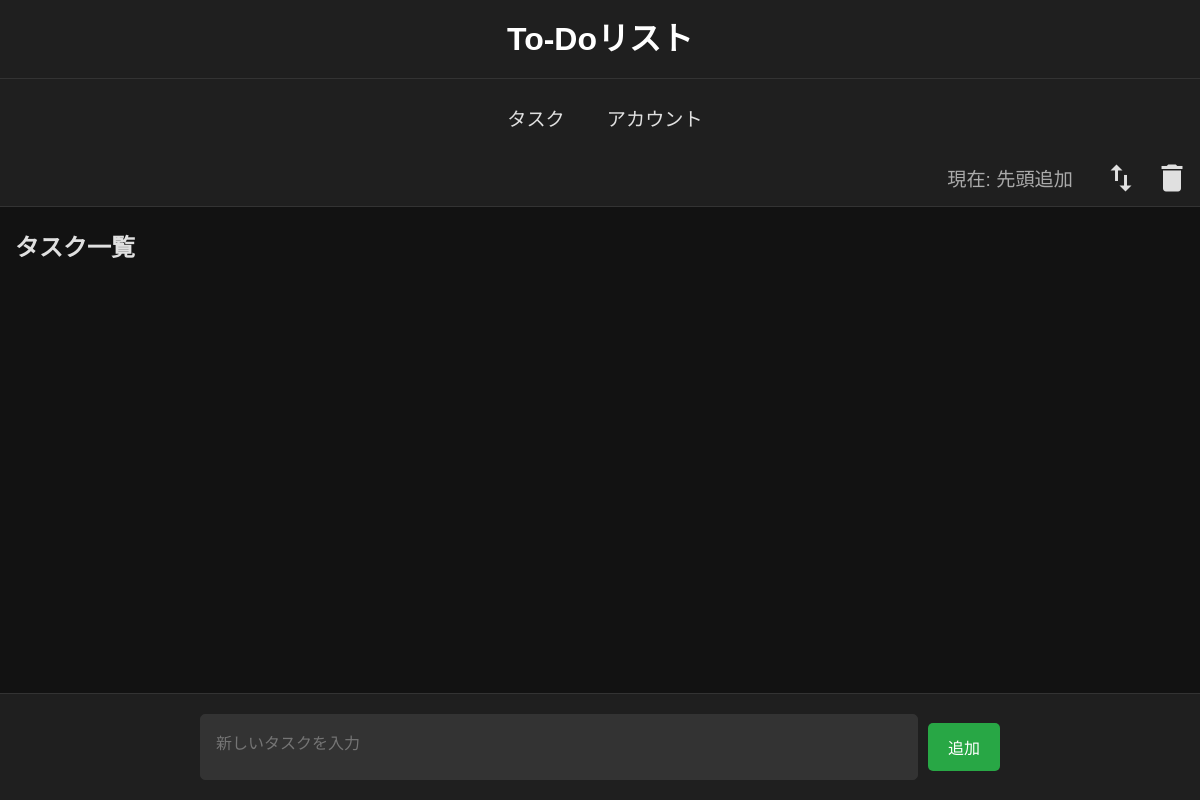
Page /tasks/ (signed in) on the earlier database version.
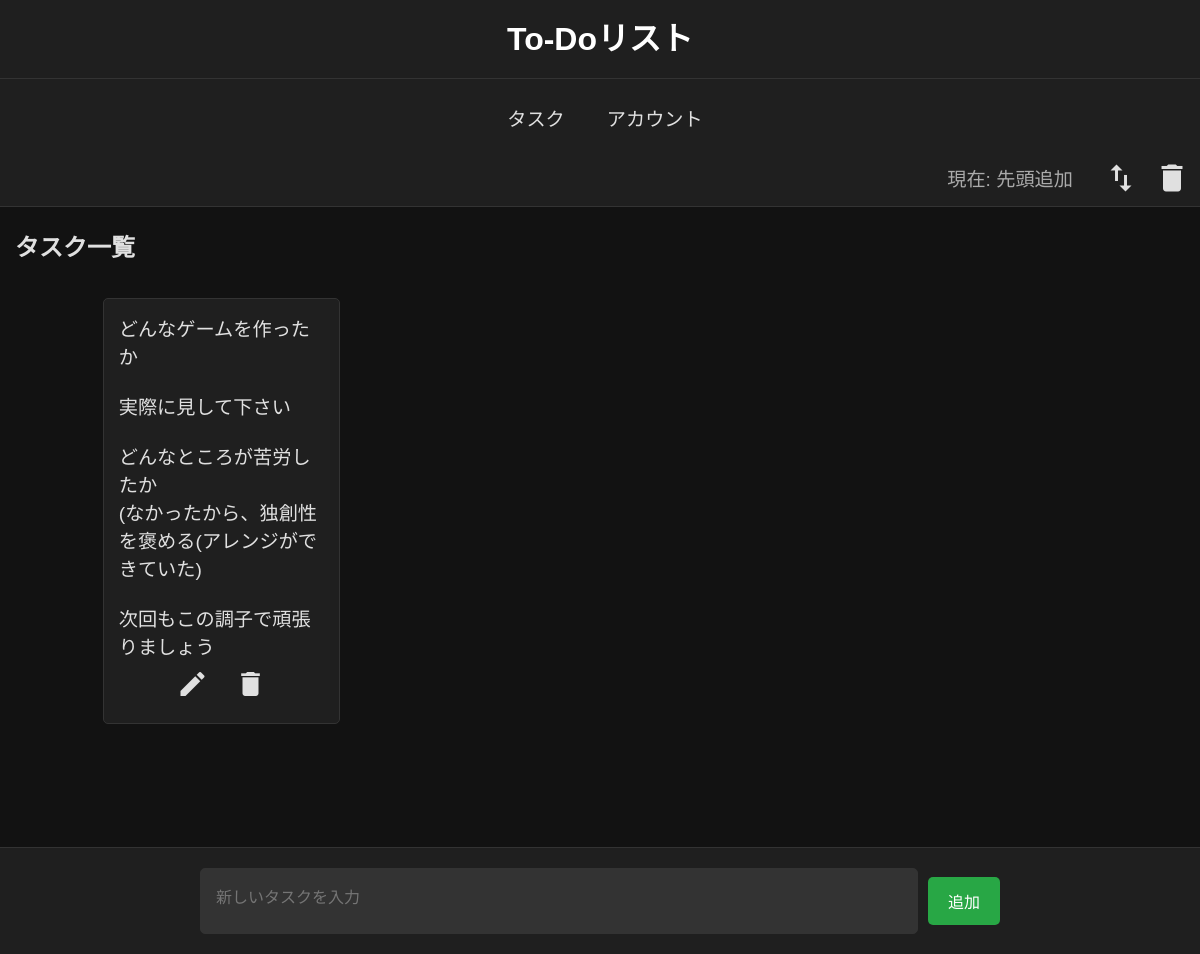
Same page on the later database version.
### todo/models.py (models this page shows, shortened)
class Task(models.Model):
    title = models.CharField(max_length=255)
    owner = models.ForeignKey(User, on_delete=models.CASCADE)
    is_deleted = models.BooleanField(default=False)
    sort_order = models.IntegerField(default=0)
    created_at = models.DateTimeField(auto_now_add=True)
    updated_at = models.DateTimeField(auto_now=True)

### todo/views.py (the view)
# urls.py: path('tasks/', views.tasks_view, name='tasks'),
@login_required
def tasks_view(request):
    tasks = Task.objects.filter(owner=request.user, is_deleted=False).order_by('sort_order')
    trash_tasks = Task.objects.filter(owner=request.user, is_deleted=True).order_by('sort_order')
    return render(request, 'index.html', {
        'tasks': tasks,
        'trash_tasks': trash_tasks,
        'user_name': request.user.username,
    })

### todo/templates/index.html (shortened to what this page needs)
<!DOCTYPE html>
<html lang="ja">
<head>
    {% load static %}
    <link rel="stylesheet" href="{% static 'todo/main.css' %}">
</head>
<body>
    <header>
        <div class="header-container">
            <h1>To-Doリスト</h1>
        </div>
    </header><br>
    <nav>
        <ul class="navbar">
            <li>
                <a href="{% url 'tasks' %}" class="nav-btn">タスク</a>
            </li>
            <li>
                <button class="nav-btn account-btn" onclick="openAccountPanel()">アカウント</button>
            </li>
        </ul>
    </nav>
    <div class="task-controls">
        <span id="order-status">現在: 先頭追加</span>
        <button onclick="toggleOrder()" class="reverse-order-btn" title="追加順序を切り替え">
            <span class="material-icons">swap_vert</span>
        </button>
        <button onclick="openTrashModal()" class="trash-btn" title="ゴミ箱">
            <span class="material-icons">delete</span>
        </button>
    </div>
    <main>
        <section id="tasks">
            <h2>タスク一覧</h2>
            <ul id="task-list">
                {% for task in tasks %}
                <li id="task{{ task.id }}">
                    <label>{{ task.title }}</label>
                    <div class="task-actions">
                        <button class="edit-btn"
                                onclick="openEditModal('{{ task.id }}','{{ task.title|escapejs }}')"
                                title="編集">
                            <span class="material-icons">edit</span>
                        </button>
                        <button class="delete-btn"
                                onclick="window.location.href='{% url 'move_to_trash' task.id %}'"
                                title="削除">
                            <span class="material-icons">delete</span>
                        </button>
                    </div>
                </li>
                {% endfor %}
            </ul>
        </section>
    </main>
    <footer>
        <form id="task-form" onsubmit="return addTask(event);">
            <textarea id="new-task" placeholder="新しいタスクを入力"
                      required
                      oninput="autoResizeTextarea(this)"></textarea>
            <button type="submit">追加</button>
        </form>
    </footer>
</body>
</html>

### static/todo/main.css (style rules this page uses)
body { font-family: 'Arial', sans-serif; background-color: #121212; color: #E0E0E0; margin: 0; padding: 0; min-height: 100vh; display: flex; flex-direction: column; }
header { background-color: #1F1F1F; padding: 15px 20px; text-align: center; border-bottom: 1px solid #333; width: 100%; box-sizing: border-box; position: fixed; top: 0; left: 0; z-index: 10000; }
header h1 { margin: 0; color: #FFFFFF; font-size: 2rem; line-height: 1.5; }
nav { margin: 0; padding: 0; }
.navbar { list-style: none; display: flex; justify-content: center; background-color: #1F1F1F; padding: 10px 0; margin: 0; border-bottom: 1px solid #333; position: fixed; top: 60px; width: 100%; z-index: 1000; box-sizing: border-box; }
.navbar li { margin-top: 30px; margin-left: 10px; }
.nav-btn { display: inline-block; color: #E0E0E0; text-decoration: none; font-size: 1.2rem; padding: 8px 16px; border-radius: 5px; background: none; border: none; cursor: pointer; transition: background-color 0.3s, color 0.3s; line-height: 1.5rem; }
.task-controls { display: flex; justify-content: flex-end; align-items: center; padding: 10px; box-sizing: border-box; background-color: #1F1F1F; position: fixed; top: 150px; width: 100%; z-index: 1000; border-bottom: 1px solid #333; }
#order-status { font-size: 1.2rem; color: #AAAAAA; margin-right: 15px; white-space: nowrap; }
.reverse-order-btn, .trash-btn { background: none; border: none; color: #E0E0E0; cursor: pointer; padding: 0; margin-left: 15px; display: flex; align-items: center; transition: color 0.3s, transform 0.3s; }
.reverse-order-btn .material-icons, .trash-btn .material-icons { font-size: 36px; }
main { flex: 1; margin-top: 190px; margin-bottom: 150px; padding: 0 15px; box-sizing: border-box; }
ul#task-list { list-style: none; padding: 0px 0 80px; margin: 0 auto; max-width: 95%; }
@media (min-width: 600px) { ul#task-list { max-width: 90%; } }
@media (min-width: 1024px) { ul#task-list { max-width: 85%; display: grid; grid-template-columns: repeat(4, 1fr); gap: 15px; } }
@media (min-width: 1024px) { ul#task-list li { margin-top: 0; border: 1px solid #333; border-radius: 5px; padding: 15px; display: flex; flex-direction: column; justify-content: space-between; min-height: 6em; } }
ul#task-list li { background-color: #1F1F1F; border: 1px solid #333; padding: 15px; margin-top: 15px; border-radius: 5px; cursor: grab; transition: background-color 0.3s; display: flex; flex-wrap: nowrap; justify-content: space-between; align-items: center; word-break: break-word; white-space: pre-wrap; overflow: hidden; }
ul#task-list li label { color: #E0E0E0; flex: 1; margin-right: 0px; font-size: 1.2rem; }
.task-actions { display: flex; gap: 10px; align-items: center; }
ul#task-list li button, ul#trash-list li button { background: none; border: none; color: #E0E0E0; cursor: pointer; width: 48px; height: 48px; padding: 0; display: flex; align-items: center; justify-content: center; transition: color 0.2s, transform 0.2s; }
ul#task-list li button .material-icons, ul#trash-list li button .material-icons { font-size: 32px; }
footer { background-color: #1F1F1F; padding: 20px; text-align: center; border-top: 1px solid #333; position: fixed; bottom: 0; width: 100%; box-sizing: border-box; z-index: 1000; display: flex; justify-content: center; align-items: center; }
footer form { display: flex; flex-direction: row; align-items: center; gap: 10px; max-width: 800px; width: 100%; box-sizing: border-box; }
footer form textarea { flex: 1; padding: 15px; border: 1px solid #333; border-radius: 5px; background-color: #333; color: #E0E0E0; font-size: 1rem; resize: none; max-width: 100%; box-sizing: border-box; height: 48px; }
footer form button { background-color: #28A745; border: none; border-radius: 5px; color: white; font-size: 1rem; cursor: pointer; transition: background-color 0.3s; width: auto; height: 48px; padding: 0 20px; display: flex; align-items: center; justify-content: center; }

Differences in the rows shown:
added Task: title "どんなゲームを作ったか 実際に見して下さい どんなところが苦労したか (なかったから、独創性を褒める(アレンジができていた) 次回もこの調子で頑張りましょう"
